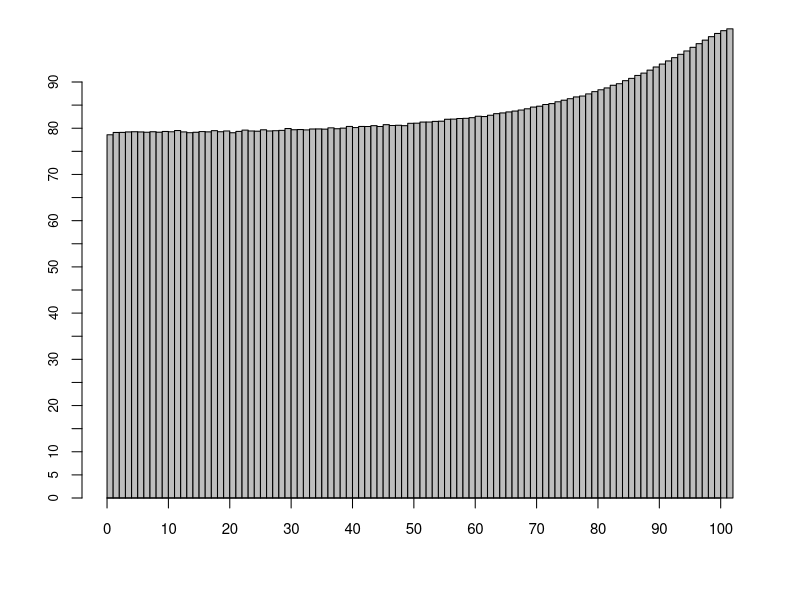
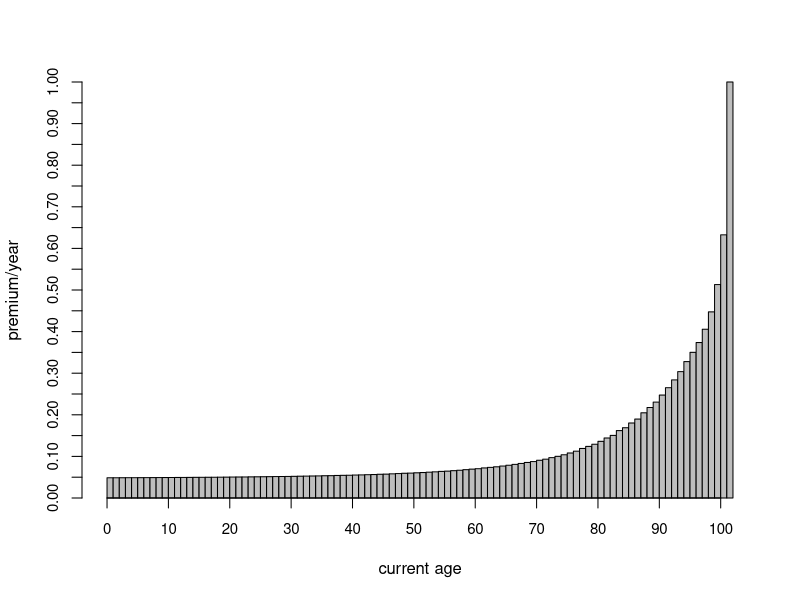

The R source for these figures, in order: (Note: this script raises an error after producing the figures.)
#We want to use Monte Carlo simulations to calculate the expected years left of a person for every age
#Then using that data, calculate how much that person's premium must be for a company to breakeven
#given an effective annual interest rate

MortR=c(0.004521, 0.000244, 0.000165, 0.000109, 0.000083, 0.000086, 0.00007, 0.000072, 0.000076, 0.000071, 0.000059, 0.000095, 0.000102, 0.000118, 0.000132, 0.000178, 0.00024, 0.00031, 0.000434, 0.000507, 0.000479, 0.000514, 0.00052, 0.000582, 0.000546, 0.000544, 0.000664, 0.000643, 0.000699, 0.000782, 0.000795, 0.000886, 0.000928, 0.000992, 0.00103, 0.001129, 0.00127, 0.001342, 0.001446, 0.001616, 0.001731, 0.001871, 0.00197, 0.002115, 0.002275, 0.002503, 0.00268, 0.002936, 0.003262, 0.003519, 0.003822, 0.004054, 0.004486, 0.004692, 0.005087, 0.005438, 0.005867, 0.006409, 0.00686, 0.007387, 0.008134, 0.009036, 0.009714, 0.010535, 0.0116, 0.012545, 0.013886, 0.015413, 0.016882, 0.018186, 0.019951, 0.021931, 0.024026, 0.025858, 0.028047, 0.031242, 0.035063, 0.038891, 0.043968, 0.048651, 0.055679, 0.062008, 0.070065, 0.076758, 0.086004, 0.096018, 0.107573, 0.120841, 0.136178, 0.151392, 0.170648, 0.187061, 0.209933, 0.229476, 0.252988, 0.276409, 0.297662, 0.32832, 0.339591, 0.378378, 0.401956,1)
#This vector contains the mortality rate at each age from 0 to 101 where the mortality rate at
#age 0 indicates the chance of dying by age 1 etc.The first position of this vector contains
#mortality rate of age 0, we don't have mortality rates for age 101 and above, so a person is 
#assumed to have a mortality rate of 1 at age 101.
#This is mortality rate for males in the UK for the year 2021-2023 obtained from ONS 

#parameters:
nsim=10000 #number of simulations
i=0.05 #effective annual interest rate
#initialise
age=1
death_age=numeric(nsim)
years_left=numeric(nsim)
DDay=numeric(102)
Years=numeric(102)

for (age in 0:101) {
  for (n in 1:nsim) {
    p=1 #initialise
    Death=1
    p=MortR[(age+1):length(MortR)]
    #indexes mortality rate from current age to age 101
    
    Death=rbinom(length(p),1,p)
    
    #Simulates bernoulli for each potential year the person might live, where if bernoulli results 1, 
    #the person dies, and stores data in a vector of same length as p, this output tells us that a 
    #person dies multiple times, which doesn't make sense, we must only get the first time someone dies
    dec=seq(from=length(p),to=1,by=-1)
    #creates a vector of decreasing numbers
    Death*dec
    #multiplies the above vectors generated, so that the earliest death records the largest number
    #in the vector, whilst others are either 0 or a smaller number
    death_age[n]=which.max(Death*dec)+age-0.5
    #this then returns the first year someone dies
    years_left[n]=which.max(Death*dec)-1
    #From an actuarial perspective, it's safer to assume a person will live a year less when, when
    #calculating NPV,as they could just die the next day after buying a policy, especially the old folks.
    #which.max tells us the the time the person dies, and we add the person's age to find the age they died
  }
  DDay[age+1]=mean(death_age)
  #stores the expected year of death for each age in a vector
  Years[age+1]=mean(years_left)
  #stores the expected years left of life for each age in a vector
}
DDay
Years

v=1/(1+i)
#the discount rate calculated from assumed interest rate
P_age=(1-v)/(1-v^(Years+1))
#the constant premium a policyholder should pay anually for insurance company to breakeven
#calculated using NPV=0, calculates the premium per dollar/pound of benefit
P_age


barplot(DDay,space=0,axes=FALSE,ylim=c(0,90))
axis(1,at=seq(0,100,10),cex.axis=0.9)
axis(2,at=seq(0,90,5),cex.axis=0.8)
#plots the years left to live against current age

barplot(P_age,space=0,axes=FALSE,ylim=c(0,1),xlab="current age",ylab="premium/year")
axis(1,at=seq(0,100,10),cex.axis=0.9)
axis(2,at=seq(0,1,0.05),cex.axis=0.9)
#plots premium against current age


#Note that this code only takes age into account for mortality rate, when in fact, whether a person
#has diseases, syndromes or other risk factors can contribute towards their mortality rate, we should
#also be wary of adverse selection, a situation where mostly unhealthy people apply for the policy
#when the model assumes a mix of healthy and unhealthy people, leading to financial losses.

#This code also assumes a constant known interest rate which is often not the case, investments fail
#and interest rates fluctuate, we can use reddington immunisation to offset these effects, by structuring
#premiums such that, the policy is more resilient under small changes in interest rate, maybe by
#shifting portions of later year premiums to the early years, investing the excess to subsidize later
#years.

~~~~~~~~~~~~~~~~~~~~~~~~~~~~~~~~~~~~~~~~~~~~~~~~~~~~~~~~~~~~~~~~~~~~~~~~~~~~~~~~~~~~~~~~~~~~~~~~~~
  #Deterministic approach

Age=seq(1,102,1)
neg=1-MortR
MortR

#MortR=c(q1,q2,q3,q4,q5,...q102)
#dec=c(1-q1,1-q1,...,1-q102)

DeathD=numeric(102)

for (age in 0:101) {
  
  Placeholder=numeric(102-age)
  
  for (n in 1:(102-age)) {
    Placeholder[n]=MortR[age+n]*(age+n)*prod(if (n<=1) NULL else neg[(age+1):(age+n-1)])
  }
  DeathD[age+1]=sum(Placeholder)-0.5-age
}

DeathD
par(mfrow = c(1,1))
barplot(DeathD,space=0,axes=FALSE,ylim=c(0,90),main='deterministic')
axis(1,at=seq(0,100,10),cex.axis=0.9)
axis(2,at=seq(0,90,5),cex.axis=0.8)

barplot(DDay,space=0,axes=FALSE,ylim=c(0,90),main='simulation 10000')
axis(1,at=seq(0,100,10),cex.axis=0.9)
axis(2,at=seq(0,90,5),cex.axis=0.8)

max(abs(DeathD-DDay))
#~~~~~~~~~~~~~~~~~~~~~~PMF and cdf~~~~~~~~~~~~~~~~~~~~~~~~~~~~~~~~~
PMF=1
age=10
for (n in 1:(102-age)) {
  PMF[n]=MortR[age+n] * prod(if (n<=1) NULL else neg[(age+1):(age+n-1)]);
}
barplot(PMF)
par(mfrow=c(1,2))

CDF=1
for (n in 1:(102-age)) {
  CDF[n]=sum(PMF[1:n])
}
which(CDF>=0.95)
CDF
#~~~~~~~~~~~~~~~~~~~~~~~~~~~~~Distribution(sim)




age=10
nsim=10000

for (n in 1:nsim) {
  p=1 #initialise
  Death=1
  p=MortR[(age+1):length(MortR)]
  #indexes mortality rate from current age to age 101
  
  Death=rbinom(length(p),1,p)
  
  dec=seq(from=length(p),to=1,by=-1)
 
  Death*dec
  
  years_left[n]=which.max(Death*dec)-1
  death_age[n]=which.max(Death*dec)+age-1
}

bins=cut(years_left, breaks=seq(0,100,1),right=FALSE)
bin_count=table(bins)
bin_count
max(years_left)
max(death_age)
bin_count
years_left
barplot(bin_count)
quantile(years_left,0.95)


#```````````````````````````````````````````````rate of imrpovement

roi=rep(0.995,102)
roi=runif(102,0.98,1)
#The rate of improvement(RoI) for the mortality year of each age, position 1 in vector meaning
#the RoI of q1, and etc.
delay=1
#Was this data from 1 year ago, 2 years ago? If 1 year ago set delay=1

p2=roi[(age+1):length(roi)]
p22
for (a in 1:(length(roi)-age)) {
  p22[a]=p2[a]^(delay+a-1)
}

p1=MortR[(age+1):length(MortR)]
p=p1*p22
Death=rbinom(length(p),1,p)
dec=seq(from=length(p),to=1,by=-1)
Death*dec
years_left[n]=which.max(Death*dec)-1
p[91]
p=numeric(10)
0.995^80










